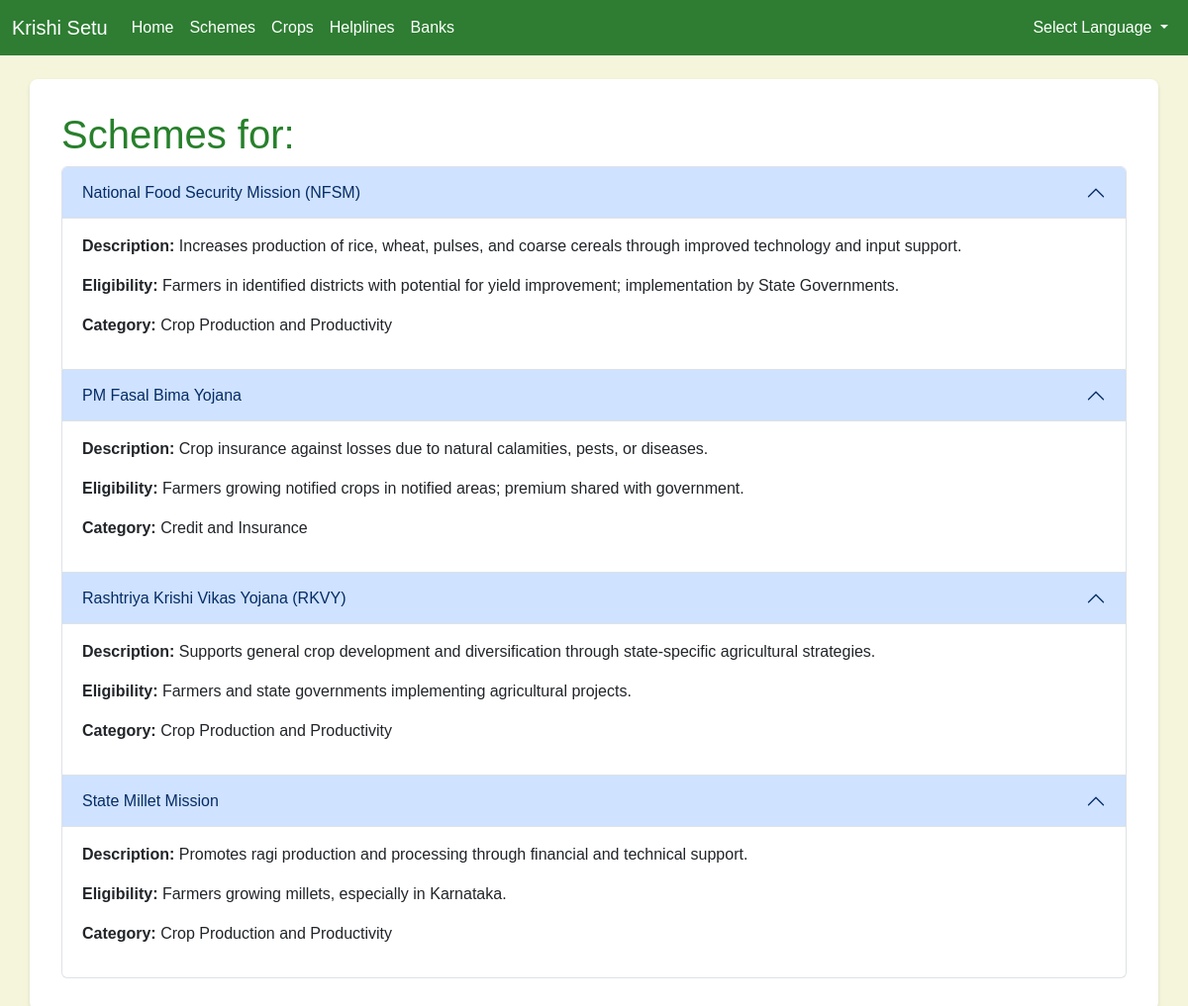
Page /crop_schemes/1 on the committed database.
### tables this page shows
CREATE TABLE schemes (
        id INTEGER PRIMARY KEY AUTOINCREMENT,
        name_en TEXT NOT NULL,
        description_en TEXT NOT NULL,
        eligibility_en TEXT NOT NULL,
        category TEXT NOT NULL,
        website_url TEXT,
        document_url TEXT       
               
    );

### app.py (the view, shortened to what this page needs)
@app.route('/crop_schemes/<int:crop_id>')
def crop_schemes(crop_id):
    lang = request.args.get('lang', 'en')
    print(f"Received crop_id: {crop_id}, lang: {lang}")
    translations = load_translations(lang)
    conn = get_db_connection()
    cursor = conn.cursor()
    cursor.execute('SELECT name_en FROM crops WHERE id = ?', (crop_id,))
    crop = cursor.fetchone()
    crop_name = crop['name_en'] if crop else 'Unknown Crop'
    if lang == 'en':
        cursor.execute('''
            SELECT s.name_en AS name, s.description_en AS description,
                   s.eligibility_en AS eligibility, s.category, s.document_url
            FROM schemes s
            JOIN crop_schemes cs ON s.id = cs.scheme_id
            WHERE cs.crop_id = ?
        ''', (crop_id,))
    schemes = cursor.fetchall()
    conn.close()
    return render_template('crop_schemes.html', translations=translations,
                          schemes=schemes, crop_name=crop_name, lang=lang, crop_id=crop_id)

### app.py (called while the page is built)
def get_db_connection():
    conn = sqlite3.connect('data.db')
    conn.row_factory = sqlite3.Row
    return conn

### templates/crop_schemes.html (shortened to what this page needs)
{% extends 'base.html' %}
{% block content %}
    <h1>{{ translations.crop_schemes_title }}: {{ translations.crop_name }}</h1>
    <div class="accordion" id="cropSchemesAccordion">
        {% for scheme in schemes %}
            <div class="accordion-item">
                <h2 class="accordion-header" id="heading-{{ loop.index }}">
                    <button class="accordion-button" type="button" data-bs-toggle="collapse"
                            data-bs-target="#collapse-{{ loop.index }}" aria-expanded="true"
                            aria-controls="collapse-{{ loop.index }}">
                        {{ scheme.name }}
                    </button>
                </h2>
                <div id="collapse-{{ loop.index }}" class="accordion-collapse collapse show"
                     aria-labelledby="heading-{{ loop.index }}" data-bs-parent="#cropSchemesAccordion">
                    <div class="accordion-body">
                        <p><strong>{{ translations.description_label }}:</strong> {{ scheme.description }}</p>
                        <p><strong>{{ translations.eligibility_label }}:</strong> {{ scheme.eligibility }}</p>
                        <p><strong>{{ translations.category_label | default('Category') }}:</strong>
                           {{ translations['category_' + scheme.category|replace(' ', '_')|replace('(', '')|replace(')', '')|replace('.', '')|replace(',', '')|lower] or scheme.category }}
                        </p>
                    </div>
                </div>
            </div>
        {% endfor %}
    </div>
{% endblock %}

### templates/base.html (shortened to what this page needs)
<!DOCTYPE html>
<html lang="{{ lang }}">
<head>
    <link href="https://cdn.jsdelivr.net/npm/bootstrap@5.3.0/dist/css/bootstrap.min.css" rel="stylesheet">
    <link rel="stylesheet" href="{{ url_for('static', filename='style.css') }}">
</head>
<body>
    <nav class="navbar navbar-expand-lg navbar-dark bg-success">
        <div class="container-fluid">
            <a class="navbar-brand" href="{{ url_for('index', lang=lang) }}">{{ translations.title }}</a>
            <div class="collapse navbar-collapse" id="navbarNav">
                <ul class="navbar-nav me-auto">
                    <li class="nav-item">
                        <a class="nav-link" href="{{ url_for('index', lang=lang) }}">{{ translations.nav_home }}</a>
                    </li>
                    <li class="nav-item">
                        <a class="nav-link" href="{{ url_for('schemes', lang=lang) }}">{{ translations.nav_schemes }}</a>
                    </li>
                    <li class="nav-item">
                        <a class="nav-link" href="{{ url_for('crops', lang=lang) }}">{{ translations.nav_crops }}</a>
                    </li>
                    <li class="nav-item">
                        <a class="nav-link" href="{{ url_for('helplines', lang=lang) }}">{{ translations.nav_helplines }}</a>
                    </li>
                    <li class="nav-item">
                        <a class="nav-link" href="{{ url_for('banks', lang=lang) }}">{{ translations.nav_banks }}</a>
                    </li>
                </ul>
                <ul class="navbar-nav">
                    <li class="nav-item dropdown">
    <a class="nav-link dropdown-toggle" href="#" id="languageDropdown" role="button" data-bs-toggle="dropdown" aria-expanded="false">
        {{ translations.get(lang, translations.select_language) }}
    </a>
        {% set args = request.args.to_dict(flat=False) %}
        {% set filtered_args = {} %}
        {% for k, v in args.items() %}
            {% if k != 'lang' %}
                {% do filtered_args.update({k: v}) %}
            {% endif %}
        {% endfor %}
</li>
                </ul>
            </div>
        </div>
    </nav>
    <div class="container mt-4">
        {% block content %}{% endblock %}
    </div>
</body>
</html>

### static/style.css (style rules this page uses)
body { margin: 0; font-family: Arial, sans-serif; background-color: #F5F5DC; color: #4A3728; }
.navbar { background-color: #2E7D32 !important; }
.navbar { margin-bottom: 20px; }
.navbar-brand, .nav-link, .navbar-toggler-icon { color: #FFFFFF !important; }
.container { background-color: #FFFFFF; padding: 2rem; border-radius: 8px; box-shadow: 0 2px 4px rgba(0, 0, 0, 0.1); margin-top: -4rem; }
h1, h5 { color: #27802b; }

### rows in the picture
schemes: name "National Food Security Mission (NFSM)", description "Increases production of rice, wheat, pulses, and coarse cereals through improved technology and input support.", eligibility "Farmers in identified districts with potential for yield improvement; implementation by State Governments."
schemes: name "PM Fasal Bima Yojana", description "Crop insurance against losses due to natural calamities, pests, or diseases.", eligibility "Farmers growing notified crops in notified areas; premium shared with government."
schemes: name "Rashtriya Krishi Vikas Yojana (RKVY)", description "Supports general crop development and diversification through state-specific agricultural strategies.", eligibility "Farmers and state governments implementing agricultural projects."
schemes: name "State Millet Mission", description "Promotes ragi production and processing through financial and technical support.", eligibility "Farmers growing millets, especially in Karnataka."

### other values in the picture
{{ translations.title }} "Krishi Setu"
{{ translations.nav_home }} "Home"
{{ translations.nav_schemes }} "Schemes"
{{ translations.nav_crops }} "Crops"
{{ translations.nav_helplines }} "Helplines"
{{ translations.nav_banks }} "Banks"
{{ translations.get(lang, translations.select_language) }} "Select Language"
{{ translations.crop_schemes_title }} "Schemes for"
